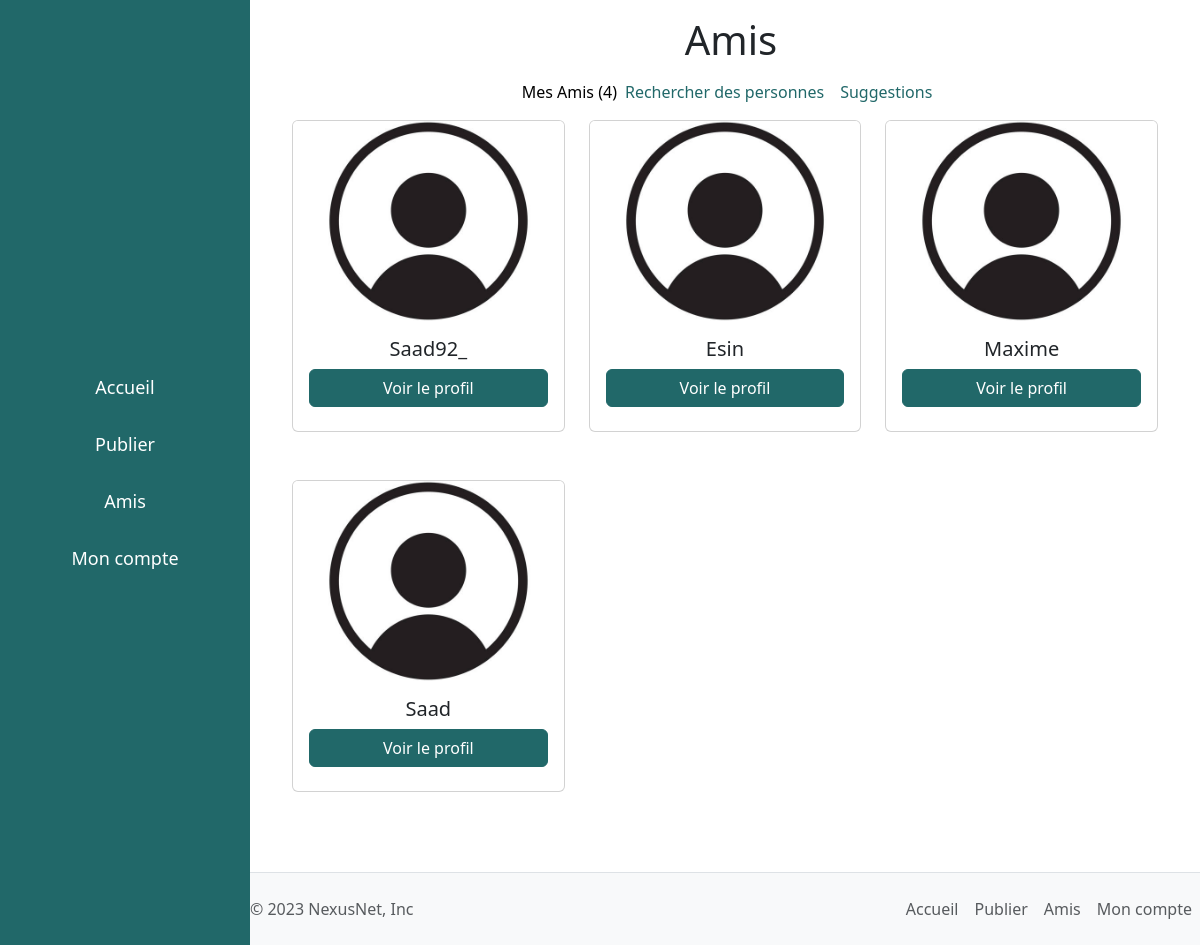
The app's page /friends/ (signed in), older data.
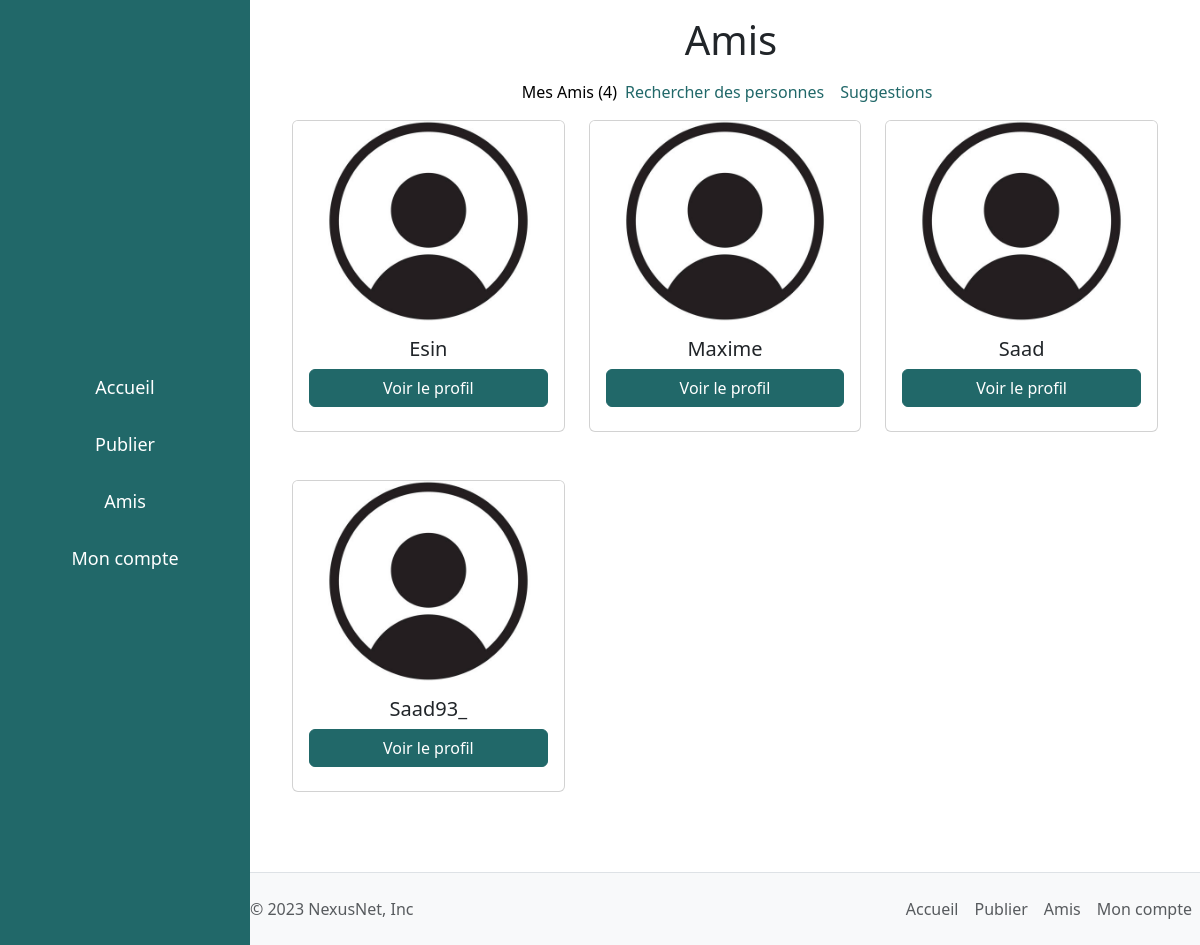
The same page, newer data.
### authentification/models.py (models this page shows, shortened)
class Friend(models.Model):
    user = models.ForeignKey(User, on_delete=models.CASCADE, related_name='friends')
    friend = models.ForeignKey(User, on_delete=models.CASCADE, related_name='user_friends')

class User(AbstractUser):
    profile_photo = models.ImageField(upload_to='' , default='default_profile_image.jpeg')

### authentification/views.py (the view)
# urls.py: path('friends/', authentification.views.friends, name='friend'),
@login_required
def friends(request):
    friends = Friend.objects.all()
    user = request.user
    count = count_friend(request)
    return render(request, 'authentification/my_friend.html', {'friends': friends, 'user': user, 'count': count})

### authentification/views.py (called while the page is built)
def count_friend(request):
    friends = Friend.objects.all()
    user = request.user
    count = 0
    for friend in friends:
        if friend.user == user or friend.friend == user:
            count +=1
    return count

### authentification/templates/authentification/my_friend.html
{% extends 'base.html' %}
{% block content %}
<div class="container mb-3 pb-3">
    <div class="row aside-near justify-content-center align-items-center">
        <div>
            <h1 class="text-center mb-3 mt-3">
                Amis
            </h1>
            <nav style="--bs-breadcrumb-divider: ''; width: 100%;" aria-label="breadcrumb">
                <ol class="breadcrumb justify-content-center align-items-center">
                    <li class="breadcrumb-item" aria-current="page"><a class="text-primary1 active1" href="{% url 'friend' %}">Mes Amis ({{ count }})</a></li>
                    <li class="breadcrumb-item"><a class="text-primary1" href="{% url 'searchFriend' %}">Rechercher des personnes</a></li>
                    <li class="breadcrumb-item"><a class="text-primary1" href="{% url 'suggestion' %}">Suggestions</a></li>
                </ol>
            </nav>
        </div>
    </div>
    <div class="aside-near">
        <div class="row">
            {% for friend in friends %}
                {% if friend.user == user or friend.friend == user %}
                    <div class="col-xs-12 col-sm-10 col-md-6 col-lg-4 mb-5">
                        <div class="card">
                            {% if friend.user == user %}
                                <img src="{{ friend.friend.profile_photo.url }}" class="card-img-top img-fluid w-100" alt="photo de profil de l'ami" style="height: 200px; object-fit: cover;">
                                <div class="card-body">
                                    <h5 class="card-title text-center">{{ friend.friend.username }}</h5>
                                    <a class="btn btn-primary1 mb-2" style="width: 100%;" href="{% url 'accountUser' friend.friend.id %}">Voir le profil</a>
                                </div>
                            {% endif%}
                            {% if friend.friend == user %}
                                <img src="{{ friend.user.profile_photo.url }}" class="card-img-top img-fluid w-100" alt="..." style="height: 200px; object-fit: cover;">
                                <div class="card-body">
                                    <h5 class="card-title text-center">{{ friend.user.username }}</h5>
                                    <a class="btn btn-primary1 mb-2" style="width: 100%;" href="{% url 'accountUser' friend.user.id %}">Voir le profil</a>
                                </div>
                            {% endif%}
                        </div>
                    </div>
                {% endif %}
            {% endfor %}
        </div>
    </div>
</div>
{% endblock %}

Row changes from the older to the newer data that the page shows:
removed Friend: friend.profile_photo (placeholder picture), friend.username "Saad92_"
added Friend: user.profile_photo (placeholder picture), user.username "Saad93_"
